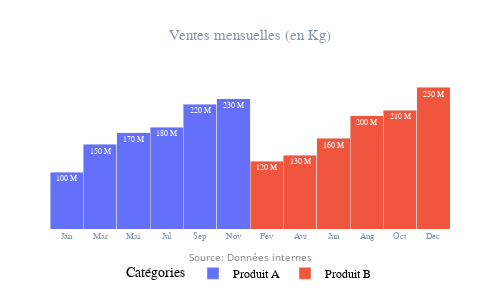

The cell this chart's notebook holds for it:
### Code cell
fig = px.bar (
    data, 
    x="Mois", 
    y="Ventes", 
    width=500,
    height=300,
    orientation='v',
    color='Categorie',
    barmode='stack',
)

fig.update_traces(

    #marker_color="#116BB4", 
    opacity=0.99,
    width=1,  #largeur des barres

    #texte des valeurs
    texttemplate='%{y} M',
    textposition='inside',
    textfont=dict(
        size=8,
        color='#ffffff',
        family='Verdana',
        weight='normal'
    ),
    #bordures des barres
    marker_line_color= None,
   # marker_line_width=1.5,

    #espacement entre les groupes/barres
    offset=None,
    cliponaxis=False,     # Permet d’afficher du texte même hors du cadre
    #info-bulles (hover)
    hoverinfo='x+y+text',
    hovertemplate='Mois: %{x}<br>Ventes: %{y} M<extra></extra>'

   
      )


fig.update_layout(
    # 🎯 TITRES
    title=dict(
        text="Ventes mensuelles (en Kg)",  # texte du titre
        x=0.5,              # position horizontale (0= gauche, 0.5 = centré, 1= droite)
        xanchor="center",
        font=dict(size=15, color="#8696A8", family="Verdana", weight="normal")
    ),

    # 🎯 AXES
    xaxis=dict(
        title=" ",
        showgrid=False,      # grille verticale (désactiver si besoin)
        showline=False,       # affiche la ligne de l’axe
        linecolor="black",
        #tickangle=-30,       # rotation des labels
        tickfont=dict(size=9, family="Arial", color="#8696A8")
    ),
    yaxis=dict(
        title=" ",
        showgrid=False,
        gridcolor="lightgrey",
        zeroline=False,      # désactive ligne horizontale en y=0
        tickfont=dict(size=12, family="Arial", color="black"),
        showticklabels=False
       
    ),

    # 🎯 LÉGENDE
    legend=dict(
        title="Catégories",
        orientation="h",     # "h" = horizontale, "v" = verticale
        y=-0.2,              # position sous le graphique
        x=0.5,
        xanchor="center",
        font=dict(size=12, color="black", family="Verdana"),
        

    ),

    # 🎯 ARRIÈRE-PLAN & STYLE
    plot_bgcolor="white",     # fond du graphique
    paper_bgcolor="white",    # fond général
    margin=dict(l=50, r=50, t=80, b=50),  # marges (left, right, top, bottom)

    # 🎯 ANNOTATIONS (optionnel)
    annotations=[
        dict(
            text="Source: Données internes",
            x=0.5, y=-0.25,
            xref="paper", yref="paper",
            showarrow=False,
            font=dict(size=10, color="grey")
        )
    ]
)

fig.show(config={"staticPlot": True})

### Figure 1 — Plotly figure (JSON) as saved in the notebook; plotly's stock layout.template omitted (floating-point values rounded to 4 significant figures)
{"data": [{"cliponaxis": false, "hoverinfo": "x+y+text", "hovertemplate": "Mois: %{x}<br>Ventes: %{y} M<extra></extra>", "legendgroup": "Produit A", "marker": {"color": "#636efa", "pattern": {"shape": ""}}, "name": "Produit A", "opacity": 0.99, "orientation": "v", "showlegend": true, "textfont": {"color": "#ffffff", "family": "Verdana", "size": 8, "weight": "normal"}, "textposition": "inside", "texttemplate": "%{y} M", "type": "bar", "width": 1, "x": ["Jan", "Mar", "Mai", "Jul", "Sep", "Nov"], "xaxis": "x", "y": [100, 150, 170, 180, 220, 230], "yaxis": "y"}, {"cliponaxis": false, "hoverinfo": "x+y+text", "hovertemplate": "Mois: %{x}<br>Ventes: %{y} M<extra></extra>", "legendgroup": "Produit B", "marker": {"color": "#EF553B", "pattern": {"shape": ""}}, "name": "Produit B", "opacity": 0.99, "orientation": "v", "showlegend": true, "textfont": {"color": "#ffffff", "family": "Verdana", "size": 8, "weight": "normal"}, "textposition": "inside", "texttemplate": "%{y} M", "type": "bar", "width": 1, "x": ["Fév", "Avr", "Jun", "Aug", "Oct", "Dec"], "xaxis": "x", "y": [120, 130, 160, 200, 210, 250], "yaxis": "y"}], "layout": {"annotations": [{"font": {"color": "grey", "size": 10}, "showarrow": false, "text": "Source: Données internes", "x": 0.5, "xref": "paper", "y": -0.25, "yref": "paper"}], "barmode": "stack", "height": 300, "legend": {"font": {"color": "black", "family": "Verdana", "size": 12}, "orientation": "h", "title": {"text": "Catégories"}, "tracegroupgap": 0, "x": 0.5, "xanchor": "center", "y": -0.2}, "margin": {"b": 50, "l": 50, "r": 50, "t": 80}, "paper_bgcolor": "white", "plot_bgcolor": "white", "title": {"font": {"color": "#8696A8", "family": "Verdana", "size": 15, "weight": "normal"}, "text": "Ventes mensuelles (en Kg)", "x": 0.5, "xanchor": "center"}, "width": 500, "xaxis": {"anchor": "y", "domain": [0, 1], "linecolor": "black", "showgrid": false, "showline": false, "tickfont": {"color": "#8696A8", "family": "Arial", "size": 9}, "title": {"text": " "}}, "yaxis": {"anchor": "x", "domain": [0, 1], "gridcolor": "lightgrey", "showgrid": false, "showticklabels": false, "tickfont": {"color": "black", "family": "Arial", "size": 12}, "title": {"text": " "}, "zeroline": false}}}
